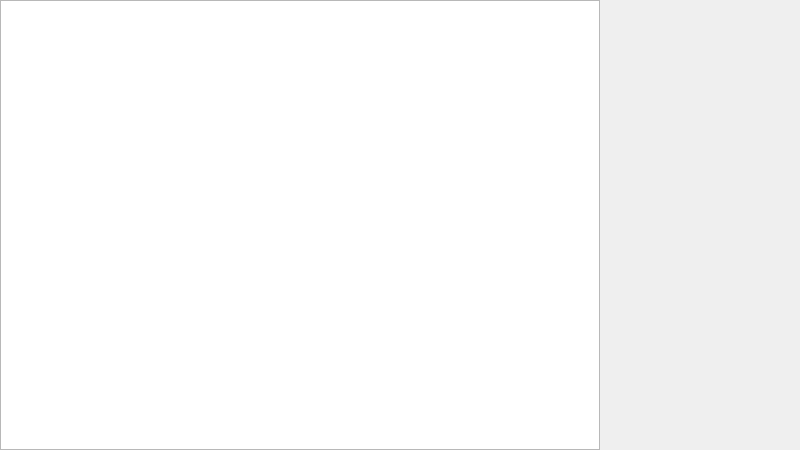
<?xml version="1.0" encoding="UTF-8"?>
<ui version="4.0">
 <class>T3_AF_userData</class>
 <widget class="QDialog" name="T3_AF_userData">
  <property name="geometry">
   <rect>
    <x>0</x>
    <y>0</y>
    <width>800</width>
    <height>450</height>
   </rect>
  </property>
  <property name="windowTitle">
   <string>Dialog</string>
  </property>
  <widget class="QTableView" name="tableView">
   <property name="geometry">
    <rect>
     <x>0</x>
     <y>0</y>
     <width>600</width>
     <height>450</height>
    </rect>
   </property>
  </widget>
  <widget class="QLabel" name="label">
   <property name="geometry">
    <rect>
     <x>0</x>
     <y>0</y>
     <width>600</width>
     <height>450</height>
    </rect>
   </property>
   <property name="styleSheet">
    <string notr="true">border-image: url(:/Pictures/face_logBackground.png)</string>
   </property>
   <property name="text">
    <string/>
   </property>
  </widget>
  <zorder>label</zorder>
  <zorder>tableView</zorder>
 </widget>
 <resources/>
 <connections/>
</ui>
